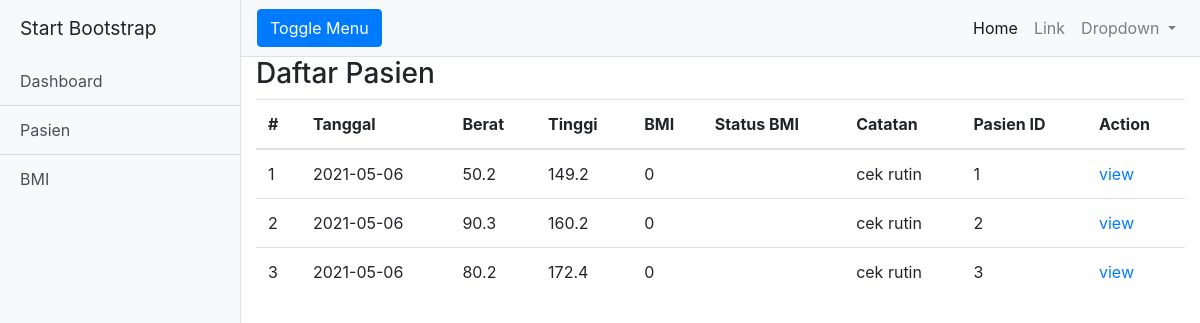
/index.php/bmi/list, run on an earlier commit of the app's database.
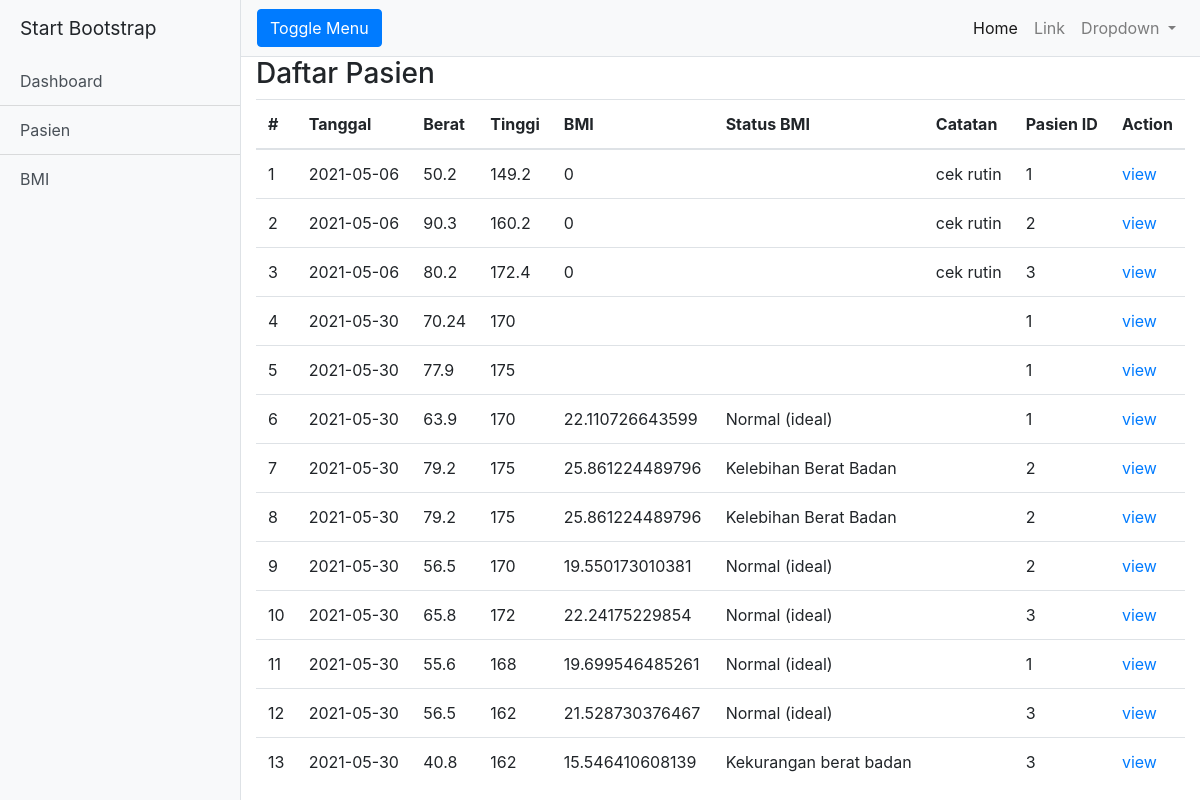
And on a later commit of the database.
### tables this page shows
CREATE TABLE `bmi_pasien` (
  `id` int(11) NOT NULL,
  `tanggal` date DEFAULT current_timestamp(),
  `berat` double DEFAULT NULL,
  `tinggi` double DEFAULT NULL,
  `bmi` double DEFAULT NULL,
  `status_bmi` varchar(45) DEFAULT NULL,
  `catatan` varchar(100) DEFAULT NULL,
  `pasien_id` int(11) DEFAULT NULL
);

### application/controllers/Bmi.php (called while the page is built, shortened)
<?php
class Bmi extends CI_Controller {
    public function list(){
        $this->load->model('Bmi_pasien');
        $data['bmi_pasien']=$this->Bmi_pasien->getAll();
        $this->load->view('header');
        $this->load->view('bmi/list',$data);
        $this->load->view('footer');
    }
}

### index.php (called while the page is built, shortened)
<?php
require_once BASEPATH.'core/CodeIgniter.php';

### application/models/Bmi_pasien.php (called while the page is built, shortened)
<?php
class Bmi_pasien extends CI_Model {
    public function getAll(){
        $query = $this->db->get('bmi_pasien');
        return $query;
    }
}
?>

### application/views/bmi/list.php (the view)
<h3>Daftar Pasien</h3>
<table class="table">
        <thead>
            <tr>
                <th>#</th><th>Tanggal</th><th>Berat</th><th>Tinggi</th>
                <th>BMI</th><th>Status BMI</th>
                <th>Catatan</th><th>Pasien ID</th>
                <th>Action</th>
            </tr>
        </thead>
        <tbody>
        <?php
        $nomor =1;
        foreach($bmi_pasien->result() as $bmi_pasien){
       echo'
        <tr>
          <td>'.$nomor.'</td>
          <td>'.$bmi_pasien->tanggal.'</td>
          <td>'.$bmi_pasien->berat.'</td>
          <td>'.$bmi_pasien->tinggi.'</td>
          <td>'.$bmi_pasien->bmi.'</td>
          <td>'.$bmi_pasien->status_bmi.'</td>
          <td>'.$bmi_pasien->catatan.'</td>
          <td>'.$bmi_pasien->pasien_id.'</td>
          <td><a href="'.base_url().'index.php/bmi/view/'.$bmi_pasien->id.'">view</a></td>
        </tr>';
        $nomor++;
        }
        ?>
        </tbody>
</table>

### application/views/header.php (shortened to what this page needs)
<!DOCTYPE html>
<html lang="en">
<head>
  <link href="<?php echo base_url()?>public/vendor/bootstrap/css/bootstrap.min.css" rel="stylesheet">
  <link href="<?php echo base_url()?>public/css/simple-sidebar.css" rel="stylesheet">
</head>
<body>
  <div class="d-flex" id="wrapper">
    <div class="bg-light border-right" id="sidebar-wrapper">
      <div class="sidebar-heading">Start Bootstrap </div>
      <div class="list-group list-group-flush">
        <a href="dashboard" class="list-group-item list-group-item-action bg-light">Dashboard</a>
        <a href="pasien" class="list-group-item list-group-item-action bg-light">Pasien</a>
        <a href="bmi" class="list-group-item list-group-item-action bg-light">BMI</a>
      </div>
    </div>
    <div id="page-content-wrapper">
      <nav class="navbar navbar-expand-lg navbar-light bg-light border-bottom">
        <button class="btn btn-primary" id="menu-toggle">Toggle Menu</button>
        <div class="collapse navbar-collapse" id="navbarSupportedContent">
          <ul class="navbar-nav ml-auto mt-2 mt-lg-0">
            <li class="nav-item active">
              <a class="nav-link" href="#">Home <span class="sr-only">(current)</span></a>
            </li>
            <li class="nav-item">
              <a class="nav-link" href="#">Link</a>
            </li>
            <li class="nav-item dropdown">
              <a class="nav-link dropdown-toggle" href="#" id="navbarDropdown" role="button" data-toggle="dropdown" aria-haspopup="true" aria-expanded="false">
                Dropdown
              </a>
            </li>
          </ul>
        </div>
      </nav>
      <div class="container-fluid">

### application/views/footer.php (shortened to what this page needs)
</div>
    </div>
  </div>
</body>
</html>

### public/css/simple-sidebar.css (style rules this page uses)
#wrapper { overflow-x: hidden; }
#sidebar-wrapper { min-height: 100vh; margin-left: -15rem; -webkit-transition: margin .25s ease-out; -moz-transition: margin .25s ease-out; -o-transition: margin .25s ease-out; transition: margin .25s ease-out; }
#sidebar-wrapper .sidebar-heading { padding: 0.875rem 1.25rem; font-size: 1.2rem; }
#sidebar-wrapper .list-group { width: 15rem; }
#page-content-wrapper { min-width: 100vw; }
@media (min-width: 768px) { #sidebar-wrapper { margin-left: 0; } }
@media (min-width: 768px) { #page-content-wrapper { min-width: 0; width: 100%; } }

What changed in the data, as far as the page shows it:
added bmi_pasien: tanggal "2021-05-30", berat "70.24", tinggi "170", pasien "1"
added bmi_pasien: tanggal "2021-05-30", berat "77.9", tinggi "175", pasien "1"
added bmi_pasien: tanggal "2021-05-30", berat "63.9", tinggi "170", bmi "22.110726643599", status_bmi "Normal (ideal)", pasien "1"
added bmi_pasien: tanggal "2021-05-30", berat "79.2", tinggi "175", bmi "25.861224489796", status_bmi "Kelebihan Berat Badan", pasien "2"
added bmi_pasien: tanggal "2021-05-30", berat "79.2", tinggi "175", bmi "25.861224489796", status_bmi "Kelebihan Berat Badan", pasien "2"
added bmi_pasien: tanggal "2021-05-30", berat "56.5", tinggi "170", bmi "19.550173010381", status_bmi "Normal (ideal)", pasien "2"
added bmi_pasien: tanggal "2021-05-30", berat "65.8", tinggi "172", bmi "22.24175229854", status_bmi "Normal (ideal)", pasien "3"
added bmi_pasien: tanggal "2021-05-30", berat "55.6", tinggi "168", bmi "19.699546485261", status_bmi "Normal (ideal)", pasien "1"
added bmi_pasien: tanggal "2021-05-30", berat "56.5", tinggi "162", bmi "21.528730376467", status_bmi "Normal (ideal)", pasien "3"
added bmi_pasien: tanggal "2021-05-30", berat "40.8", tinggi "162", bmi "15.546410608139", status_bmi "Kekurangan berat badan", pasien "3"
